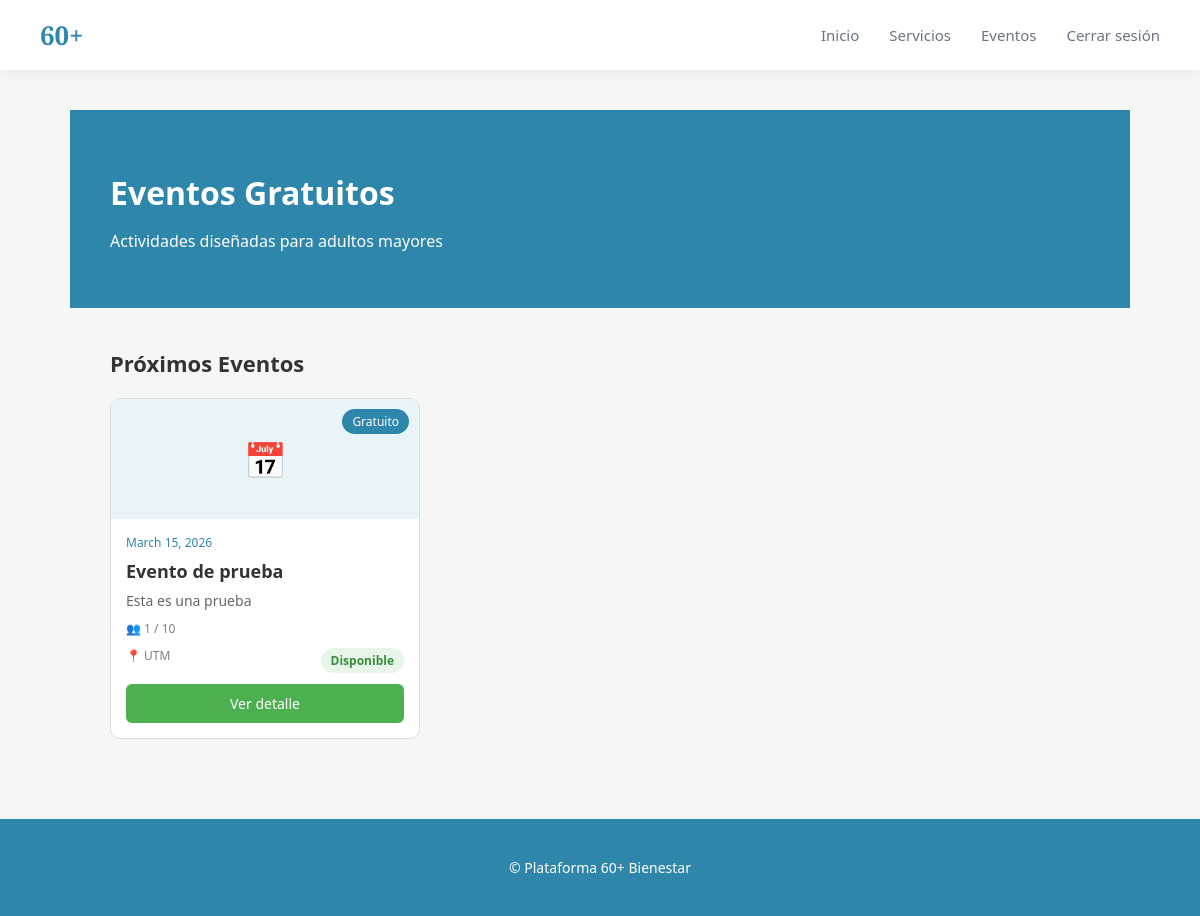
The app's page /eventos/ (signed in) with its own data.
### inicio/models.py (models this page shows, shortened)
class Evento(models.Model):
    nombre = models.CharField(max_length=200)
    descripcion = models.TextField()
    fecha = models.DateField()
    lugar = models.CharField(max_length=200)
    cupo_maximo = models.IntegerField()
    estado = models.CharField(
        max_length=20,
        choices=[
            ('proximo','Próximo'),
            ('realizado','Realizado')
        ]
    )

### inicio/views.py (the view)
# urls.py: path('eventos/', views.eventos, name='eventos'),
@login_required
def eventos(request):
    eventos = Evento.objects.filter(estado='proximo')
    for evento in eventos:
        evento.inscritos = Inscripcion.objects.filter(evento=evento).count()
    return render(request, 'inicio/eventos.html', {
        'eventos': eventos
    })

### inicio/templates/inicio/eventos.html
{% extends 'inicio/base.html' %}
{% load static %}
{% block extra_css %}
<link rel="stylesheet" href="{% static 'inicio/css/eventos.css' %}">
{% endblock %}
{% block content %}
<div class="page-header">
    <h1>Eventos Gratuitos</h1>
    <p>Actividades diseñadas para adultos mayores</p>
</div>
<div class="section">
    <div class="subsection-title">
        Próximos Eventos
    </div>
    <div class="cards-grid">
        {% for evento in eventos %}
        <div class="event-card">
            <div class="card-img">
                📅
                <span class="card-badge">Gratuito</span>
            </div>
            <div class="card-body">
                <div class="card-date">
                    {{ evento.fecha }}
                </div>
                <div class="card-title">
                    {{ evento.nombre }}
                </div>
                <div class="card-desc">
                    {{ evento.descripcion|truncatewords:15 }}
                </div>
                <div class="card-meta">
                    👥 {{ evento.inscritos }} / {{ evento.cupo_maximo }}
                </div>
                <div class="card-footer">
                    <span class="card-meta">
                        📍 {{ evento.lugar }}
                    </span>
                    {% if evento.inscritos >= evento.cupo_maximo %}
                        <span class="tag lleno">Lleno</span>
                    {% else %}
                        <span class="tag disponible">Disponible</span>
                    {% endif %}
                </div>
                <a class="btn btn-green"
                   href="{% url 'detalle_evento' evento.id %}">
                   Ver detalle
                </a>
            </div>
        </div>
        {% empty %}
        <p>No hay eventos disponibles</p>
        {% endfor %}
    </div>
</div>
{% endblock %}

### inicio/static/inicio/css/style.css (style rules this page uses)
* { box-sizing:border-box; }
html,body { height:100%; margin:0; }
body { font-family:'Segoe UI',Roboto,Arial,sans-serif; background:#f5f7f6; color:#333; display:flex; flex-direction:column; min-height:100vh; }
.btn { display:inline-block; background:#2E86AB; color:white; padding:12px 26px; border-radius:8px; text-decoration:none; font-weight:500; transition:all .2s; }

### inicio/static/inicio/css/eventos.css (style rules this page uses)
.page-header { background: #2E86AB; color: white; padding: 40px; }
.page-header h1 { font-size: 32px; margin-bottom: 10px; }
.section { padding: 40px; }
.subsection-title { font-size: 22px; font-weight: bold; margin-bottom: 20px; }
.cards-grid { display: grid; grid-template-columns: repeat(3, 1fr); gap: 25px; }
.event-card { background: white; border: 1px solid #ddd; border-radius: 10px; overflow: hidden; }
.card-img { height: 120px; background: #e8f4f8; display: flex; align-items: center; justify-content: center; font-size: 35px; position: relative; }
.card-badge { position: absolute; top: 10px; right: 10px; background: #2E86AB; color: white; font-size: 12px; padding: 4px 10px; border-radius: 20px; }
.card-body { padding: 15px; }
.card-date { font-size: 12px; color: #2E86AB; }
.card-title { font-size: 18px; font-weight: bold; margin: 8px 0; }
.card-desc { font-size: 14px; color: #666; margin-bottom: 10px; }
.card-meta { font-size: 12px; color: gray; margin-bottom: 10px; }
.card-footer { display: flex; justify-content: space-between; align-items: center; margin-bottom: 10px; }
.tag { font-size: 12px; padding: 4px 10px; border-radius: 20px; font-weight: bold; }
.disponible { background: #e8f5e9; color: #388E3C; }
.btn-green { display: block; text-align: center; background: #4CAF50; color: white; padding: 10px; border-radius: 6px; text-decoration: none; font-size: 14px; }

### records on screen
Evento: fecha "March 15, 2026", nombre "Evento de prueba", descripcion "Esta es una prueba", inscritos "1", cupo_maximo "10", lugar "UTM", shows "Disponible"
